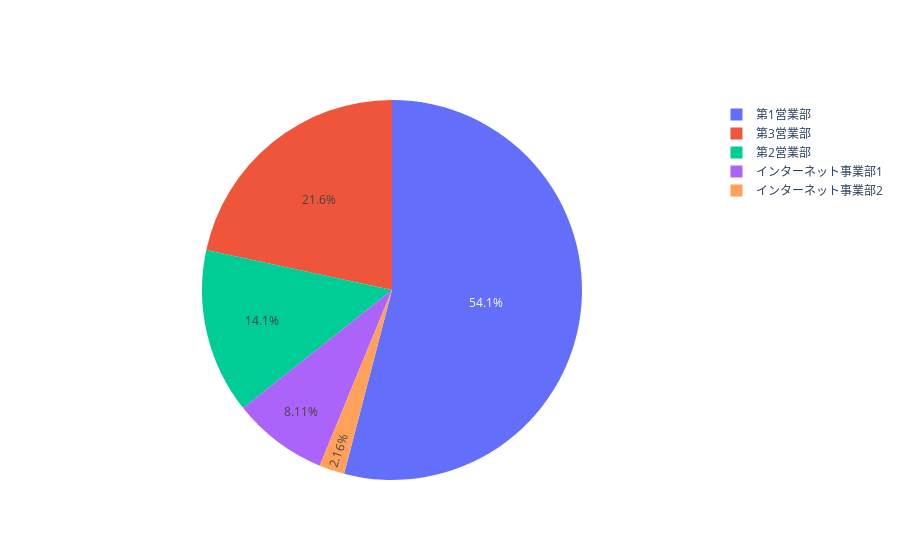

This figure's notebook cell:
### Markdown cell above
list5.57 plotlyによる円グラフの描画例

### Code cell
# データの定義
sales_dep = pd.DataFrame(
    {
        "label": ["第1営業部", "第2営業部", "第3営業部", "インターネット事業部1", "インターネット事業部2"],
        "value": [500, 130, 200, 75, 20],
    }
)

# 描画
fig = go.Figure(data=[go.Pie(labels=sales_dep["label"], values=sales_dep["value"])])
fig.show()

### Figure 1 — Plotly figure (JSON) as saved in the notebook; plotly's stock layout.template omitted (floating-point values rounded to 4 significant figures)
{"data": [{"labels": ["第1営業部", "第2営業部", "第3営業部", "インターネット事業部1", "インターネット事業部2"], "type": "pie", "values": [500, 130, 200, 75, 20]}], "layout": {}}
